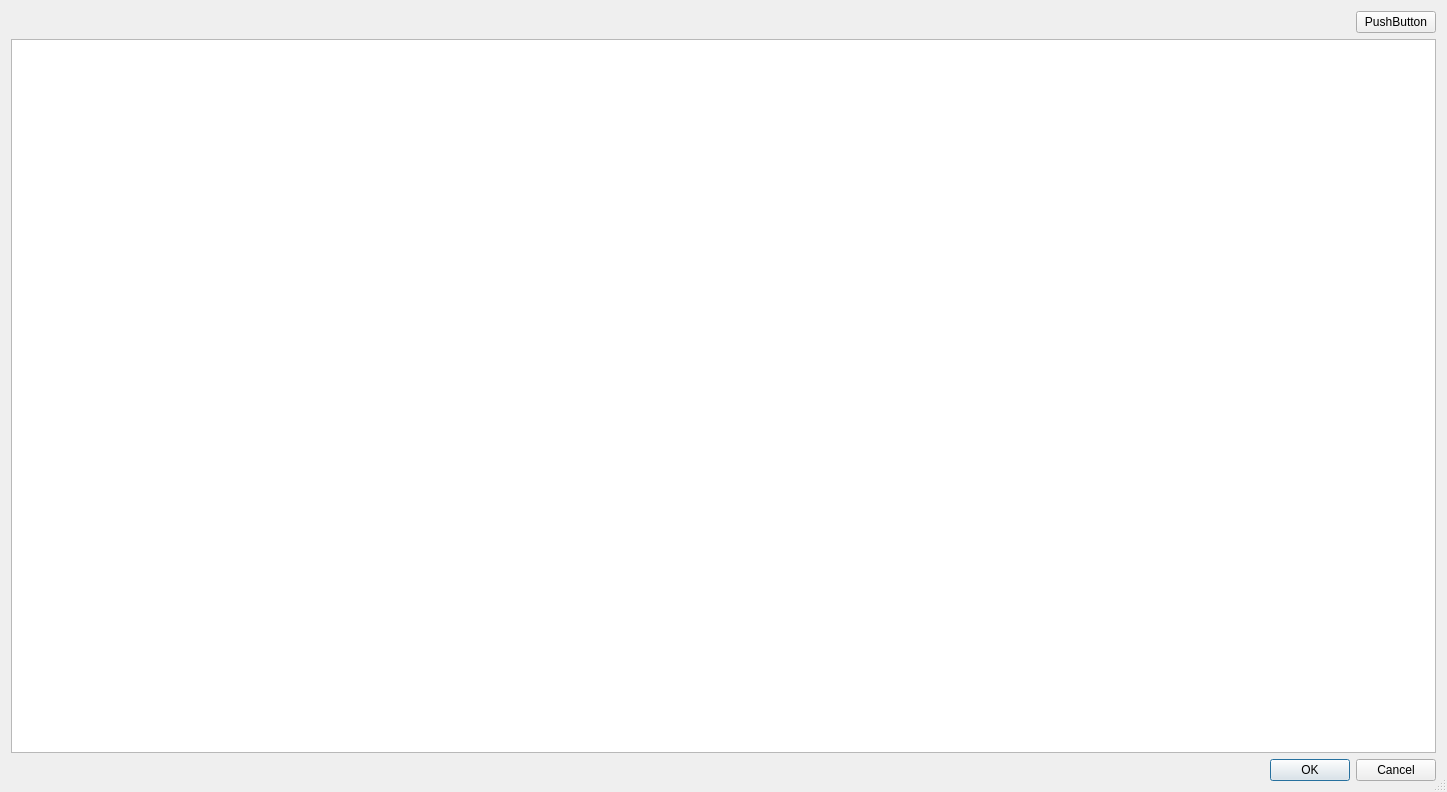
<?xml version="1.0" encoding="UTF-8"?>
<ui version="4.0">
 <class>DockerStatsDialog</class>
 <widget class="QDialog" name="DockerStatsDialog">
  <property name="geometry">
   <rect>
    <x>0</x>
    <y>0</y>
    <width>1447</width>
    <height>792</height>
   </rect>
  </property>
  <property name="windowTitle">
   <string>Docker Statistics</string>
  </property>
  <property name="sizeGripEnabled">
   <bool>true</bool>
  </property>
  <layout class="QVBoxLayout" name="verticalLayout">
   <item>
    <layout class="QHBoxLayout" name="horizontalLayout">
     <item>
      <spacer name="horizontalSpacer">
       <property name="orientation">
        <enum>Qt::Orientation::Horizontal</enum>
       </property>
       <property name="sizeHint" stdset="0">
        <size>
         <width>40</width>
         <height>20</height>
        </size>
       </property>
      </spacer>
     </item>
     <item>
      <widget class="QPushButton" name="refreshButton">
       <property name="text">
        <string>PushButton</string>
       </property>
      </widget>
     </item>
    </layout>
   </item>
   <item>
    <widget class="QTableWidget" name="statsTable"/>
   </item>
   <item>
    <widget class="QDialogButtonBox" name="buttonBox">
     <property name="standardButtons">
      <set>QDialogButtonBox::StandardButton::Cancel|QDialogButtonBox::StandardButton::Ok</set>
     </property>
    </widget>
   </item>
  </layout>
 </widget>
 <resources/>
 <connections/>
</ui>
